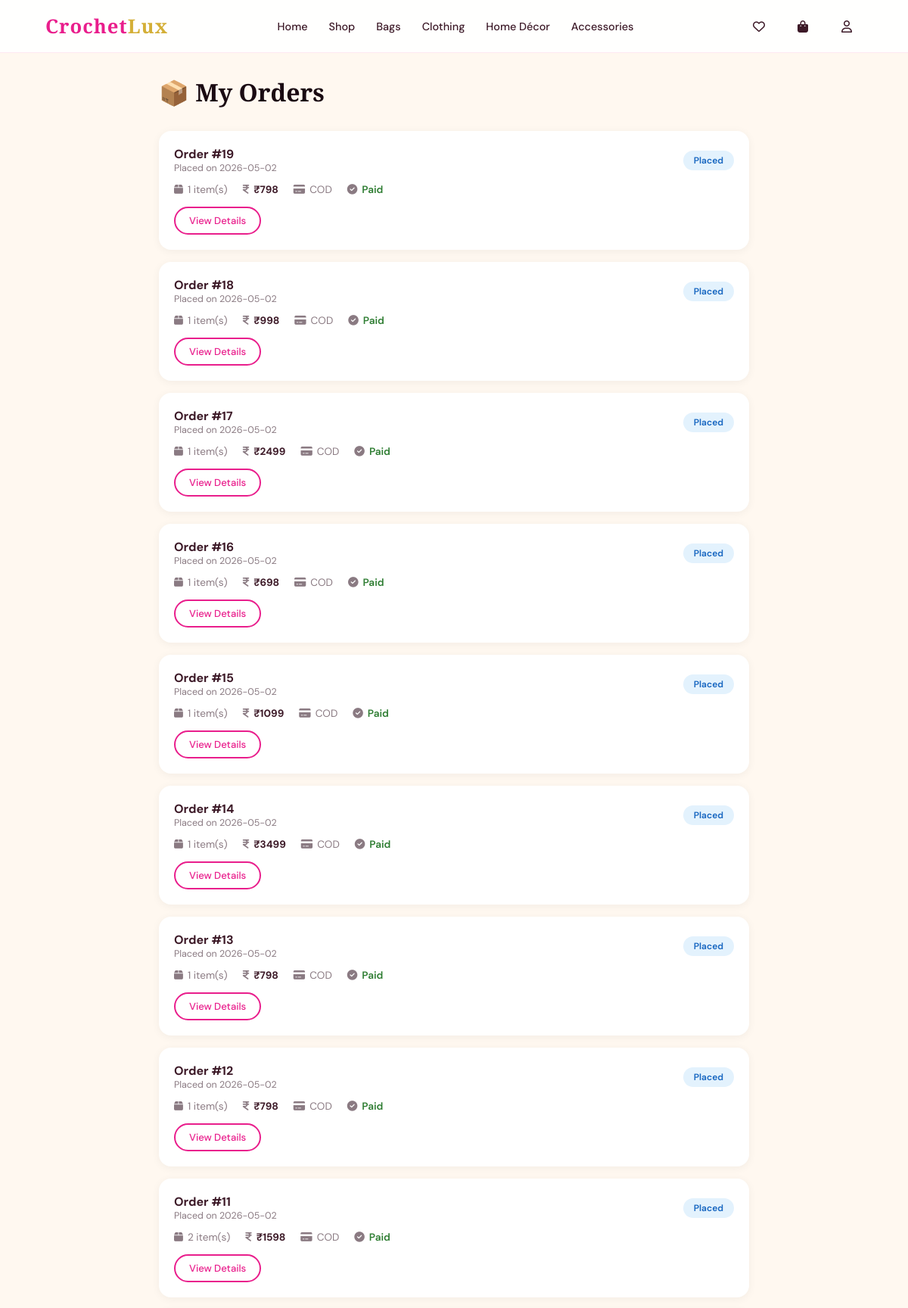
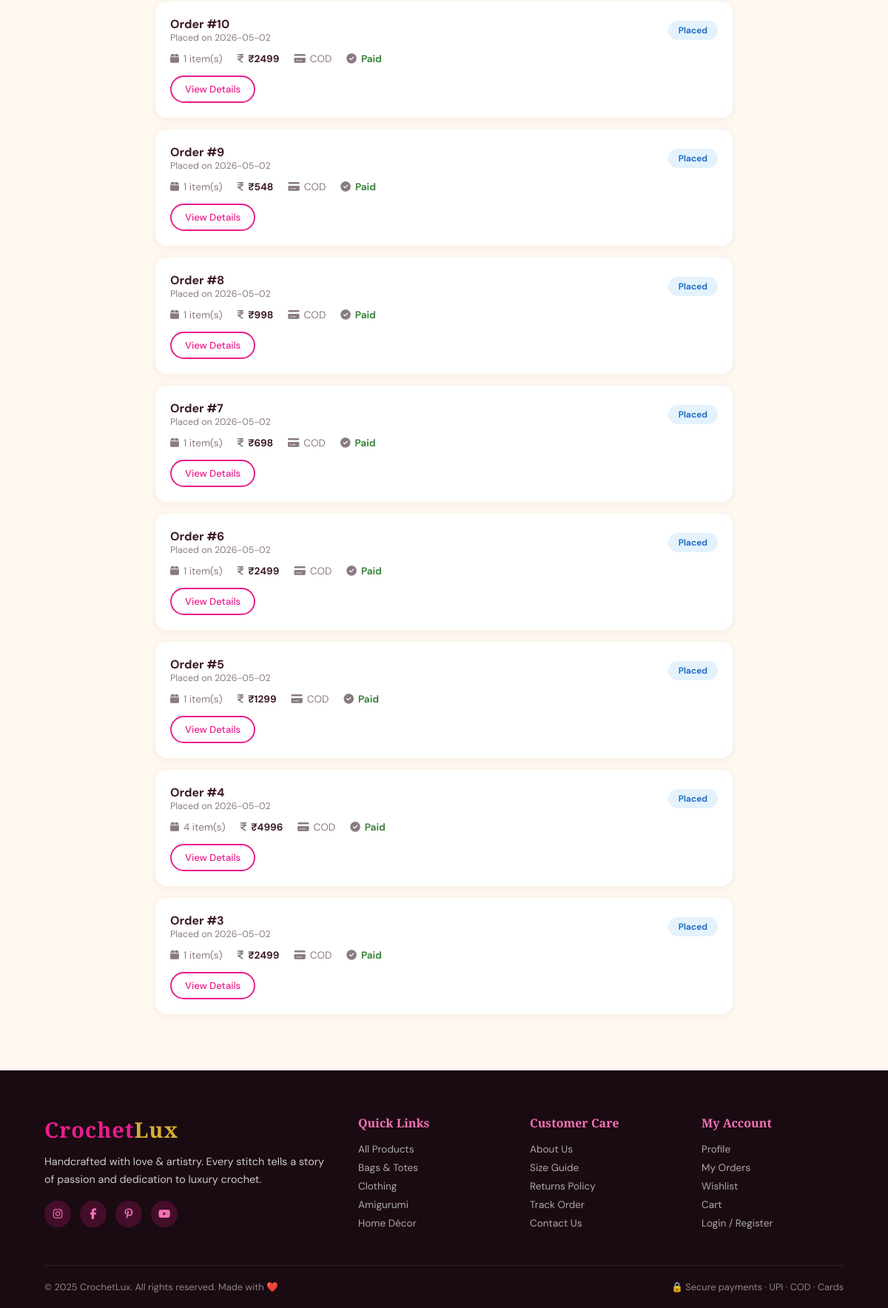
Page /orders (signed in) on the committed database (2 pictures, top to bottom).
### tables this page shows
CREATE TABLE orders (
            id INTEGER PRIMARY KEY AUTOINCREMENT,
            user_id INTEGER,
            address_id INTEGER,
            total REAL,
            payment_method TEXT,
            payment_status TEXT DEFAULT 'pending',
            order_status TEXT DEFAULT 'placed',
            razorpay_order_id TEXT,
            created_at TIMESTAMP DEFAULT CURRENT_TIMESTAMP, coupon_code TEXT, discount REAL DEFAULT 0,
            FOREIGN KEY(user_id) REFERENCES users(id)
        );

### app.py (the view)
@app.route('/orders')
@login_required
def my_orders():
    db     = get_db()
    orders = db.execute("""SELECT o.*,COUNT(oi.id) as item_count
                           FROM orders o LEFT JOIN order_items oi ON o.id=oi.order_id
                           WHERE o.user_id=? GROUP BY o.id ORDER BY o.created_at DESC""",
                        (session['user_id'],)).fetchall()
    db.close()
    return render_template('orders.html', orders=orders, cart_count=get_cart_count())

### app.py (called while the page is built)
def get_db():
    db = sqlite3.connect('crochet.db')
    db.row_factory = sqlite3.Row
    return db

def get_cart_count():
    if not session.get('user_id'): return 0
    db = get_db()
    c  = db.execute("SELECT SUM(quantity) FROM cart WHERE user_id=?",
                    (session['user_id'],)).fetchone()[0]
    db.close()
    return c or 0

def login_required(f):
    @wraps(f)
    def dec(*a, **kw):
        if 'user_id' not in session:
            flash('Please login first', 'error')
            return redirect(url_for('login'))
        return f(*a, **kw)
    return dec

### templates/orders.html (shortened to what this page needs)
{% extends 'base.html' %}
{% block content %}
<div class="orders-wrapper">
  <h1 class="page-title">📦 My Orders</h1>
  {% if orders %}
    {% for o in orders %}
    <div class="order-card">
      <div class="order-header">
        <div>
          <div class="order-id">Order #{{ o['id'] }}</div>
          <div class="order-date">Placed on {{ o['created_at'][:10] }}</div>
        </div>
        <span class="order-status" data-status="{{ o['order_status'] }}">{{ o['order_status']|title }}</span>
      </div>
      <div class="order-details">
        <div class="order-detail-item">
          <i class="fa-solid fa-box"></i>
          <span>{{ o['item_count'] }} item(s)</span>
        </div>
        <div class="order-detail-item">
          <i class="fa-solid fa-indian-rupee-sign"></i>
          <strong>₹{{ "%.0f"|format(o['total']) }}</strong>
        </div>
        <div class="order-detail-item">
          <i class="fa-solid fa-credit-card"></i>
          <span>{{ o['payment_method']|upper }}</span>
        </div>
        <div class="order-detail-item">
          <i class="fa-solid fa-circle-check"></i>
          <span class="{% if o['payment_status'] == 'paid' %}pay-paid{% else %}pay-pending{% endif %}">
            {{ o['payment_status']|title }}
          </span>
        </div>
      </div>
      <div class="order-actions">
        <a href="/order/{{ o['id'] }}" class="btn btn-outline" style="padding:8px 18px;font-size:.82rem">View Details</a>
      </div>
    </div>
    {% endfor %}
  {% endif %}
</div>
{% endblock %}

### templates/base.html (shortened to what this page needs)
<!DOCTYPE html>
<html lang="en">
<head>
<link rel="stylesheet" href="https://cdnjs.cloudflare.com/ajax/libs/font-awesome/6.5.0/css/all.min.css">
</head>
<body>
<nav id="navbar">
  <a href="/" class="nav-logo">Crochet<span>Lux</span></a>
  <div class="nav-links">
    <a href="/" {% if request.endpoint=='index' %}class="active"{% endif %}>Home</a>
    <a href="/shop" {% if request.endpoint=='shop' %}class="active"{% endif %}>Shop</a>
    <a href="/shop?cat=Bags">Bags</a>
    <a href="/shop?cat=Clothing">Clothing</a>
    <a href="/shop?cat=Home">Home Décor</a>
    <a href="/shop?cat=Accessories">Accessories</a>
  </div>
  <div class="nav-actions">
    {% if session.user_id %}
    <a href="/wishlist" class="nav-icon" title="Wishlist"><i class="fa-regular fa-heart"></i></a>
    <a href="/cart" class="nav-icon" title="Cart">
      <i class="fa-solid fa-bag-shopping"></i>
    </a>
    <a href="/account" class="nav-icon" title="Account"><i class="fa-regular fa-user"></i></a>
    {% else %}
    <a href="/login" class="btn btn-nav">Login</a>
    {% endif %}
  </div>
</nav>
{% block content %}{% endblock %}
<footer>
  <div class="footer-grid">
    <div class="footer-brand">
      <span class="nav-logo">Crochet<span style="color:var(--gold)">Lux</span></span>
      <p>Handcrafted with love & artistry. Every stitch tells a story of passion and dedication to luxury crochet.</p>
      <div class="footer-socials">
        <a href="#" class="footer-social"><i class="fa-brands fa-instagram"></i></a>
        <a href="#" class="footer-social"><i class="fa-brands fa-facebook-f"></i></a>
        <a href="#" class="footer-social"><i class="fa-brands fa-pinterest-p"></i></a>
        <a href="#" class="footer-social"><i class="fa-brands fa-youtube"></i></a>
      </div>
    </div>
    <div class="footer-col">
      <h4>Quick Links</h4>
      <a href="/shop">All Products</a>
      <a href="/shop?cat=Bags">Bags & Totes</a>
      <a href="/shop?cat=Clothing">Clothing</a>
      <a href="/shop?cat=Toys">Amigurumi</a>
      <a href="/shop?cat=Home">Home Décor</a>
    </div>
    <div class="footer-col">
      <h4>Customer Care</h4>
      <a href="#">About Us</a>
      <a href="#">Size Guide</a>
      <a href="#">Returns Policy</a>
      <a href="#">Track Order</a>
      <a href="#">Contact Us</a>
    </div>
    <div class="footer-col">
      <h4>My Account</h4>
      <a href="/account">Profile</a>
      <a href="/orders">My Orders</a>
      <a href="/wishlist">Wishlist</a>
      <a href="/cart">Cart</a>
      <a href="/login">Login / Register</a>
    </div>
  </div>
  <div class="footer-bottom">
    <p>© 2025 CrochetLux. All rights reserved. Made with ❤️</p>
    <p>🔒 Secure payments · UPI · COD · Cards</p>
  </div>
</footer>
</body>
</html>

### templates/base.html (style rules this page uses)
:root { --pink:#E91E8C; --pink-light:#f472b6; --pink-pale:#fff0f7; --pink-deep:#c0166e; --cream:#FFF8F0; --cream2:#fce4ec; --gold:#d4af37; --dark:#1a0a12; --text:#3d1a28; --gray:#8a7a82; --white:#ffffff; --radius:16px; --shadow:0 8px 40px rgba(233,30,140,0.15); --shadow2:0 20px 60px rgba(233,30,140,0.25); }
* { margin:0;padding:0;box-sizing:border-box }
html { scroll-behavior:smooth }
body { font-family:'DM Sans',sans-serif;background:var(--cream);color:var(--text);overflow-x:hidden }
a { text-decoration:none;color:inherit }
nav { position:fixed;top:0;left:0;right:0;z-index:1000;background:rgba(255,255,255,.92);backdrop-filter:blur(20px);border-bottom:1px solid rgba(233,30,140,.1);padding:0 5%;height:70px;display:flex;align-items:center;justify-content:space-between;transition:.3s }
.nav-logo { font-family:'Playfair Display',serif;font-size:1.6rem;color:var(--pink);font-weight:700;letter-spacing:1px }
.nav-logo span { color:var(--gold) }
.nav-links { display:flex;gap:28px;align-items:center }
.nav-links a { font-size:.9rem;font-weight:500;color:var(--text);position:relative;transition:.3s }
.nav-links a::after { content:'';position:absolute;bottom:-4px;left:0;width:0;height:2px;background:var(--pink);transition:.3s }
.nav-actions { display:flex;align-items:center;gap:16px }
.nav-icon { position:relative;width:42px;height:42px;border-radius:50%;display:flex;align-items:center;justify-content:center;cursor:pointer;transition:.3s;color:var(--text) }
.btn { display:inline-flex;align-items:center;gap:8px;padding:12px 28px;border-radius:50px;font-size:.9rem;font-weight:500;cursor:pointer;transition:.3s;border:none;font-family:'DM Sans',sans-serif }
.btn-outline { background:transparent;border:2px solid var(--pink);color:var(--pink) }
footer { background:var(--dark);color:#fff;padding:60px 5% 20px }
.footer-grid { display:grid;grid-template-columns:2fr 1fr 1fr 1fr;gap:40px;margin-bottom:40px }
.footer-brand .nav-logo { display:block;margin-bottom:12px;font-size:1.8rem }
.footer-brand p { color:#ccc;font-size:.9rem;line-height:1.7 }
.footer-socials { display:flex;gap:12px;margin-top:16px }
.footer-social { width:36px;height:36px;border-radius:50%;background:rgba(233,30,140,.2);display:flex;align-items:center;justify-content:center;font-size:.9rem;transition:.3s;color:var(--pink-light) }
.footer-col h4 { font-family:'Playfair Display',serif;font-size:1rem;margin-bottom:16px;color:var(--pink-light) }
.footer-col a { display:block;color:#aaa;font-size:.85rem;margin-bottom:8px;transition:.3s }
.footer-bottom { border-top:1px solid rgba(255,255,255,.1);padding-top:20px;display:flex;justify-content:space-between;align-items:center;flex-wrap:wrap;gap:12px }
.footer-bottom p { color:#888;font-size:.8rem }

### templates/orders.html (style rules this page uses)
.orders-wrapper { padding:100px 5% 60px;max-width:900px;margin:0 auto }
.page-title { font-family:'Playfair Display',serif;font-size:2rem;color:var(--dark);margin-bottom:30px }
.order-card { background:#fff;border-radius:16px;padding:20px;margin-bottom:16px;box-shadow:0 2px 12px rgba(0,0,0,.05);transition:.3s }
.order-header { display:flex;justify-content:space-between;align-items:center;flex-wrap:wrap;gap:10px }
.order-id { font-weight:700;font-size:1rem }
.order-date { font-size:.78rem;color:var(--gray) }
.order-status { padding:5px 14px;border-radius:50px;font-size:.75rem;font-weight:600;text-transform:capitalize }
.order-status[data-status="placed"] { background:#e3f2fd;color:#1565c0 }
.order-details { display:flex;gap:20px;margin-top:12px;flex-wrap:wrap;font-size:.85rem }
.order-detail-item { display:flex;align-items:center;gap:6px;color:var(--gray) }
.order-detail-item strong { color:var(--text) }
.order-actions { display:flex;gap:10px;margin-top:14px }
.pay-paid { color:#2e7d32;font-weight:600 }

### rows in the picture
orders: id "19", created_at "2026-05-02", order_status "Placed", item_count "1", total "798", payment_method "COD", payment_status "Paid"
orders: id "18", created_at "2026-05-02", order_status "Placed", item_count "1", total "998", payment_method "COD", payment_status "Paid"
orders: id "17", created_at "2026-05-02", order_status "Placed", item_count "1", total "2499", payment_method "COD", payment_status "Paid"
orders: id "16", created_at "2026-05-02", order_status "Placed", item_count "1", total "698", payment_method "COD", payment_status "Paid"
orders: id "15", created_at "2026-05-02", order_status "Placed", item_count "1", total "1099", payment_method "COD", payment_status "Paid"
orders: id "14", created_at "2026-05-02", order_status "Placed", item_count "1", total "3499", payment_method "COD", payment_status "Paid"
orders: id "13", created_at "2026-05-02", order_status "Placed", item_count "1", total "798", payment_method "COD", payment_status "Paid"
orders: id "12", created_at "2026-05-02", order_status "Placed", item_count "1", total "798", payment_method "COD", payment_status "Paid"
orders: id "11", created_at "2026-05-02", order_status "Placed", item_count "2", total "1598", payment_method "COD", payment_status "Paid"
orders: id "10", created_at "2026-05-02", order_status "Placed", item_count "1", total "2499", payment_method "COD", payment_status "Paid"
orders: id "9", created_at "2026-05-02", order_status "Placed", item_count "1", total "548", payment_method "COD", payment_status "Paid"
orders: id "8", created_at "2026-05-02", order_status "Placed", item_count "1", total "998", payment_method "COD", payment_status "Paid"
orders: id "7", created_at "2026-05-02", order_status "Placed", item_count "1", total "698", payment_method "COD", payment_status "Paid"
orders: id "6", created_at "2026-05-02", order_status "Placed", item_count "1", total "2499", payment_method "COD", payment_status "Paid"
orders: id "5", created_at "2026-05-02", order_status "Placed", item_count "1", total "1299", payment_method "COD", payment_status "Paid"
orders: id "4", created_at "2026-05-02", order_status "Placed", item_count "4", total "4996", payment_method "COD", payment_status "Paid"
orders: id "3", created_at "2026-05-02", order_status "Placed", item_count "1", total "2499", payment_method "COD", payment_status "Paid"
